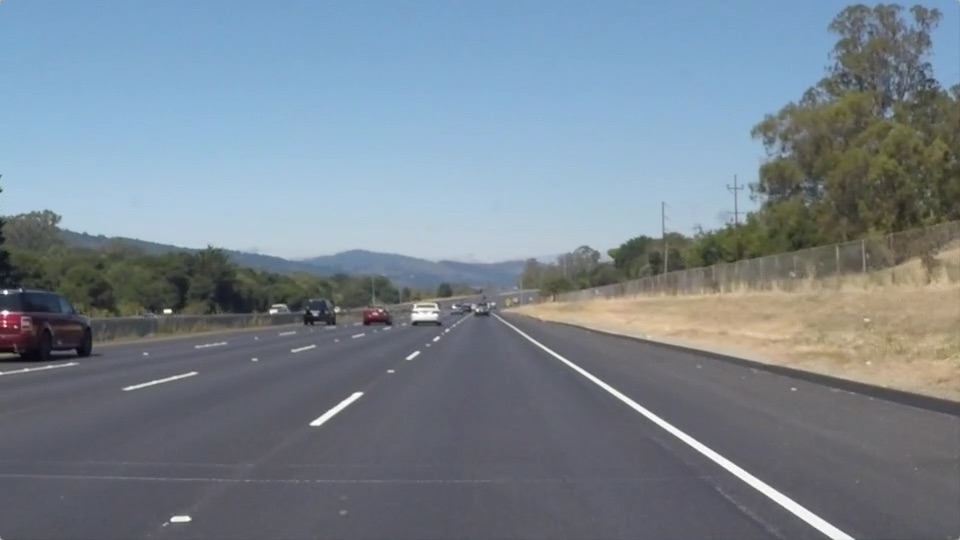
#> input picture Test/solidWhiteRight.jpg, 960 x 540 px, found by its file name
$ jupyter execute 09_LaneLine.ipynb   (shell and % lines are left out)
#> lines starting #> are read from the running program, lines starting #| are printed output that depends on the picture; after the words box and inside, x2 and y2 are one past the last pixel; in counts of white or black regions, pixels touching at a corner belong together
<a href="https://colab.research.google.com/github/shreyasss12/Lane_LineDetection/blob/main/09_LaneLine.ipynb" target="_parent"></a>

[cell 1]
#importing some useful packages
import matplotlib.pyplot as plt
import matplotlib.image as mpimg
import numpy as np
import cv2

[cell 2]
#reading in an image
image = mpimg.imread('/content/sample_data/solidWhiteRight.jpg')
#> image is the input picture: shape (540, 960, 3); mean R, G, B 120.3, 132.6, 143.7

plt.imshow(image)

[cell 3]
def grayscale(img):
    return cv2.cvtColor(img, cv2.COLOR_RGB2GRAY)

def canny(img, low_threshold, high_threshold):
   #Applies the Canny transform --> it detects and marks the edges of the picture
    return cv2.Canny(img, low_threshold, high_threshold)

def gaussian_blur(img, kernel_size):
    #Applies a Gaussian Noise kernel ---> it reduces the noise and smoothens the image
    return cv2.GaussianBlur(img, (kernel_size, kernel_size), 0)

def region_of_interest(img, vertices):
    #---> it helps to focus on specific part only
    #defining a blank mask to start with
    mask = np.zeros_like(img)

    #defining a 3 channel or 1 channel color to fill the mask with depending on the input image
    #---> checks whether img is color or greyscaled
    if len(img.shape) > 2:
        channel_count = img.shape[2]
        ignore_mask_color = (255,) * channel_count
    else:
        ignore_mask_color = 255

    #--->filling pixels inside the polygon defined by "vertices" with the fill color(white)
    cv2.fillPoly(mask, vertices, ignore_mask_color)

    #returning the image only where mask pixels are nonzero
    #--->the code is creating a new picture (called masked_image) by only keeping the parts of the original picture that line up with the holes in the mask
    masked_image = cv2.bitwise_and(img, mask)
    return masked_image

#so this img draw lines of color and thickness of choice (x1, y1)--> start , (x2, y2)--->end
def draw_lines(img, lines, color=[0, 0, 255], thickness=10):
    for line in lines:
        for x1,y1,x2,y2 in line:
            cv2.line(img, (x1, y1), (x2, y2), color, thickness)
#--->this is used to check whether they lean left or right
def slope_lines(image,lines):

    img = image.copy()
    poly_vertices = []
    order = [0,1,3,2]

    left_lines = []
    right_lines = []
    for line in lines:
        for x1,y1,x2,y2 in line:

            if x1 == x2:
                pass #--->Vertical Lines
            else:
                m = (y2 - y1) / (x2 - x1)
                c = y1 - m * x1

                if m < 0:
                    left_lines.append((m,c))
                elif m >= 0:
                    right_lines.append((m,c))

    left_line = np.mean(left_lines, axis=0)
    right_line = np.mean(right_lines, axis=0)


    for slope, intercept in [left_line, right_line]:

        #--->getting complete height of image in y1
        rows, cols = image.shape[:2]
        y1= int(rows) #image.shape[0]

        #--->taking y2 upto 60% of actual height or 60% of y1
        y2= int(rows*0.6)

        #--->finds the lanes and draw lines on them
        x1=int((y1-intercept)/slope)
        x2=int((y2-intercept)/slope)
        poly_vertices.append((x1, y1))
        poly_vertices.append((x2, y2))
        draw_lines(img, np.array([[[x1,y1,x2,y2]]]))

    #--->highlight the lanes
    poly_vertices = [poly_vertices[i] for i in order]
    cv2.fillPoly(img, pts = np.array([poly_vertices],'int32'), color = (0,255,0))
    return cv2.addWeighted(image,0.7,img,0.4,0.)

#--->find out lanes in the image and redraw then on other screen
def hough_lines(img, rho, theta, threshold, min_line_len, max_line_gap):

    lines = cv2.HoughLinesP(img, rho, theta, threshold, np.array([]), minLineLength=min_line_len, maxLineGap=max_line_gap)
    line_img = np.zeros((img.shape[0], img.shape[1], 3), dtype=np.uint8)
    line_img = slope_lines(line_img,lines)
    return line_img

#--->combine image
def weighted_img(img, initial_img, α=0.1, β=1., γ=0.):
  return cv2.addWeighted(initial_img, α, img, β, γ)

def lane_finding_pipeline(image):
    gray_img = grayscale(image)
    blurred_img = gaussian_blur(gray_img, kernel_size=5)
    edges = canny(blurred_img, low_threshold=50, high_threshold=150)
#> in canny, `return cv2.Canny(img, low_threshold, high_threshold)`:
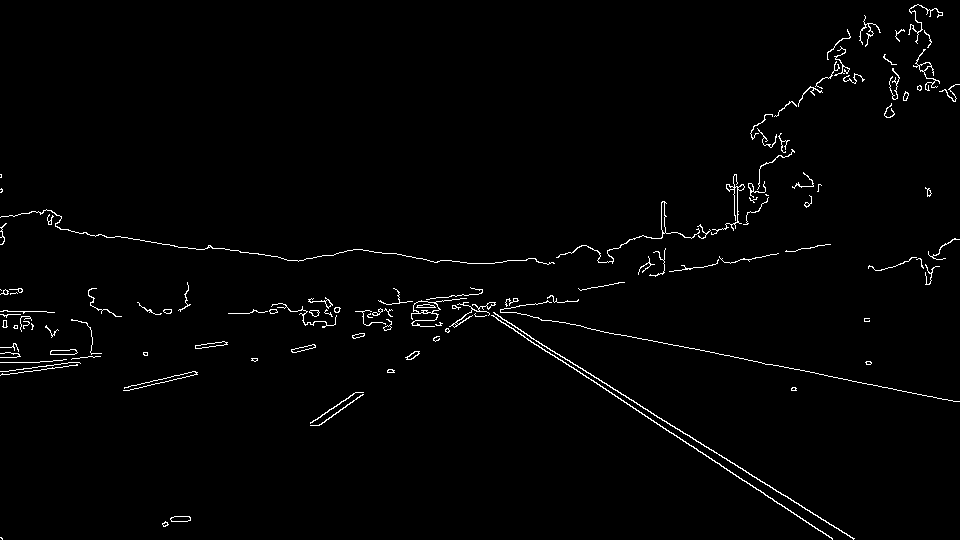
#> returned value: shape (540, 960); 1.5% white in thin lines or dots
    imshape = image.shape
    vertices = np.array([[(50, imshape[0]), (450, 320), (520, 320), (imshape[1] - 50, imshape[0])]], dtype=np.int32)
    masked_edges = region_of_interest(edges, vertices)
    houghed_lines = hough_lines(masked_edges, rho=1, theta=np.pi/180, threshold=30, min_line_len=100, max_line_gap=160)
    result = weighted_img(houghed_lines, image)
    return result

# Load an image for testing
image_path = '/content/sample_data/solidWhiteRight.jpg'
image = mpimg.imread(image_path)

# Process the image and display the result
processed_image = lane_finding_pipeline(image)
#> in region_of_interest, `cv2.fillPoly(mask, vertices, ignore_mask_color)`:
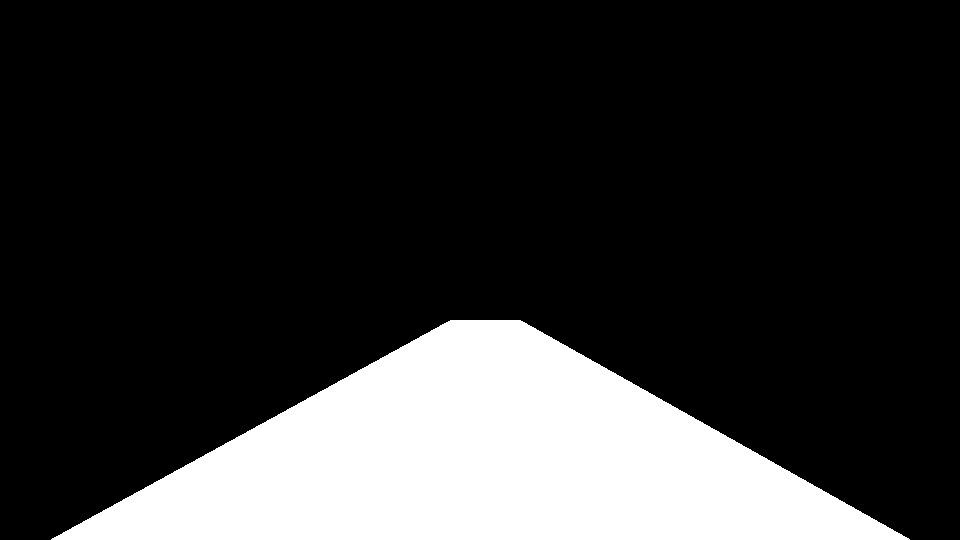
#> mask: shape (540, 960); 19.8% white; 1 white region, box (x1, y1, x2, y2) and area: (51, 320, 910, 540) 102475
#> in region_of_interest, `masked_image = cv2.bitwise_and(img, mask)`:
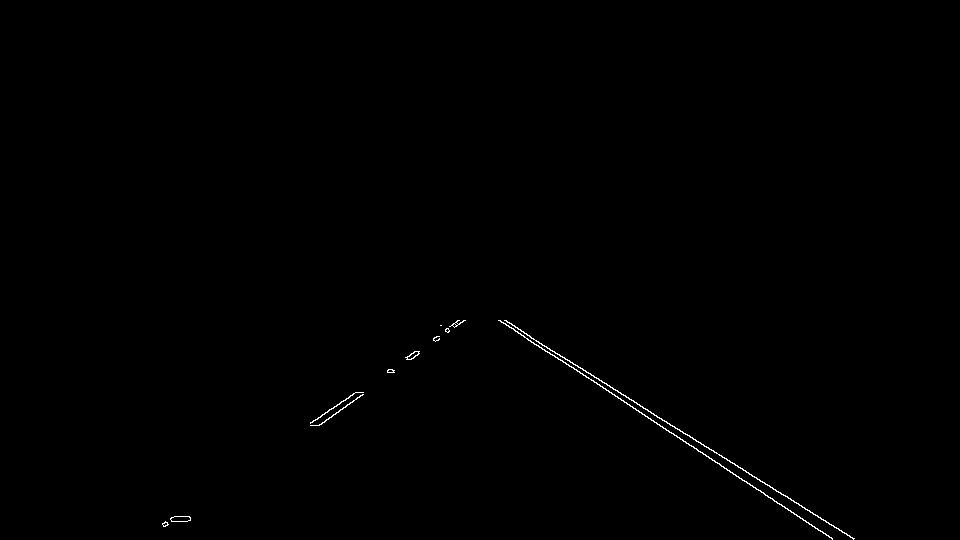
#> masked_image: shape (540, 960); 0.29% white in thin lines or dots, all inside (x1, y1, x2, y2) = (162, 320, 855, 540)
#> in hough_lines, `lines = cv2.HoughLinesP(img, rho, theta, threshold, np.array([]), minL..`: lines = [[498, 320, 831, 537], [504, 320, 853, 538], [500, 320, 650, 418], [187, 521, 464, 320], [164, 526, 459, 320], [163, 526, 457, 320], [666, 430, 831, 538]]
#> the loop in slope_lines, `for line in lines:` made 7 passes
#> after the loop in slope_lines, `for line in lines:`: left_lines = [(-0.726, 656.7), (-0.698, 640.5), (-0.701, 640.2)]; right_lines = [(0.652, -4.52), (0.625, 5.18), (0.653, -6.67), (0.655, -5.93)]
#> in slope_lines, `left_line = np.mean(left_lines, axis=0)`: left_line = [-0.708, 645.8]
#> in slope_lines, `right_line = np.mean(right_lines, axis=0)`: right_line = [0.646, -2.98]
#> the loop in slope_lines, `for slope, intercept in [left_line, right_line]:` made 2 passes
#> (slope, intercept, rows, cols, y1, y2, x1, x2) on passes 1 to 2: (-0.708, 645.8, 540, 960, 540, 324, 149, 454), (0.646, -2.98, 540, 960, 540, 324, 840, 506)
#> after the loop in slope_lines, `for slope, intercept in [left_line, right_line]:`:
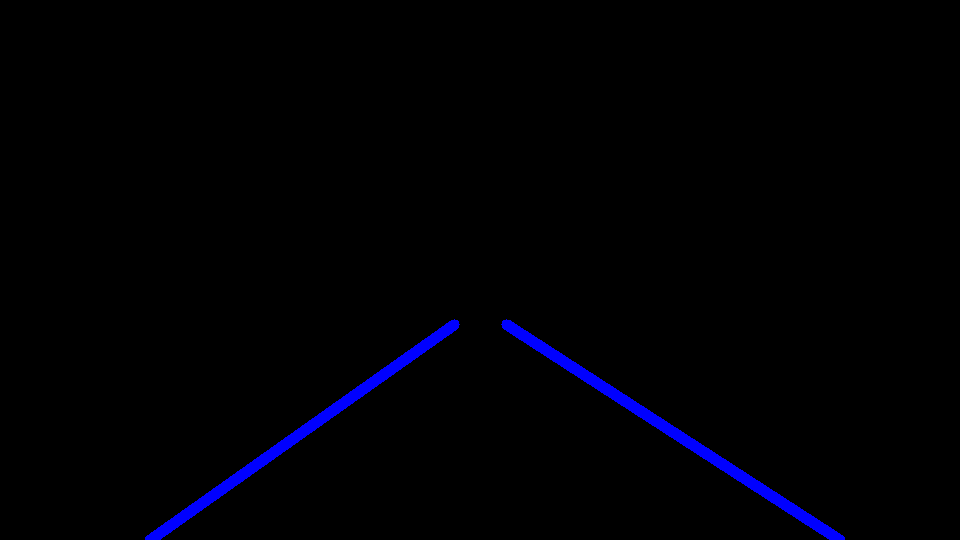
#> img: shape (540, 960, 3); mean of channels 0, 1, 2 0, 0, 4.2; drawn as R, G, B
#> after the loop in slope_lines, `for slope, intercept in [left_line, right_line]:`: poly_vertices = [(149, 540), (454, 324), (840, 540), (506, 324)]
#> in slope_lines, `poly_vertices = [poly_vertices[i] for i in order]`: poly_vertices = [(149, 540), (454, 324), (506, 324), (840, 540)]
#> in slope_lines, `cv2.fillPoly(img, pts = np.array([poly_vertices],'int32'), color = (0,..`:
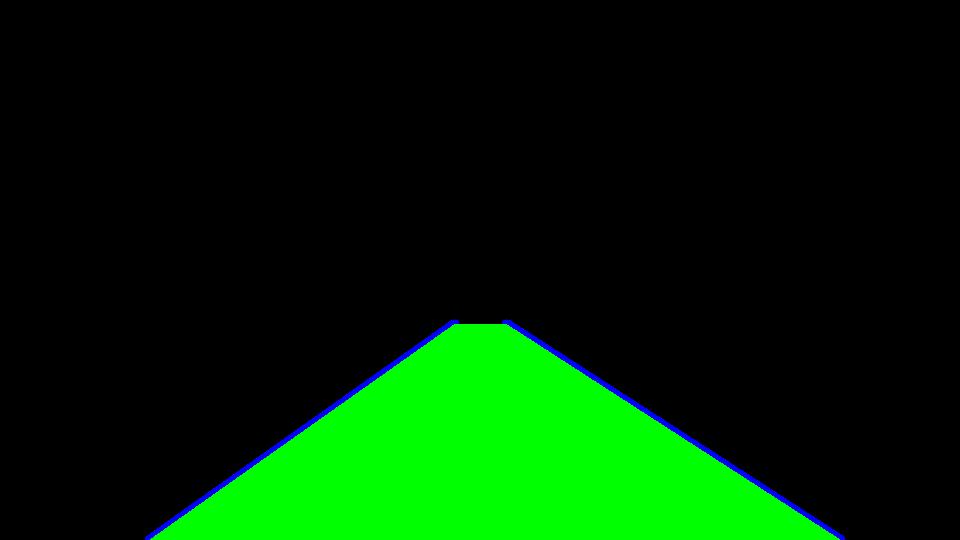
#> img: shape (540, 960, 3); 15.5% of pixels changed, all inside (x1, y1, x2, y2) = (150, 324, 840, 540); drawn as R, G, B
#> in slope_lines, `return cv2.addWeighted(image,0.7,img,0.4,0.)`:
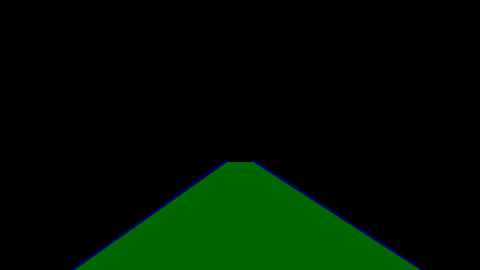
#> returned value: shape (540, 960, 3) (shown at 1/2 size); mean of channels 0, 1, 2 0, 15.8, 0.8; drawn as R, G, B
#> in weighted_img, `return cv2.addWeighted(initial_img, α, img, β, γ)`:
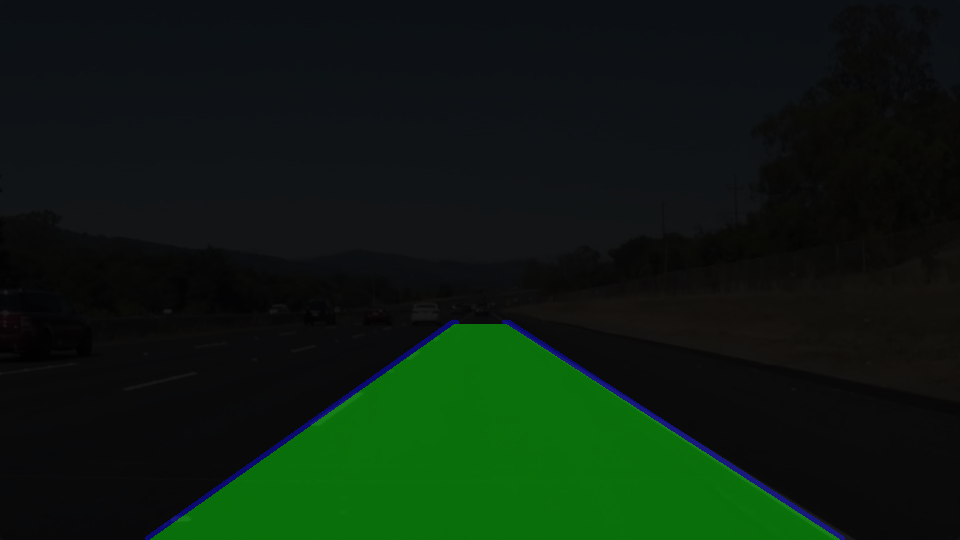
#> returned value: shape (540, 960, 3); mean of channels 0, 1, 2 12, 29.1, 15.1; drawn as R, G, B
plt.imshow(processed_image)
plt.show()

$ run again, with Test/solidWhiteCurve.jpg copied over Test/solidWhiteRight.jpg
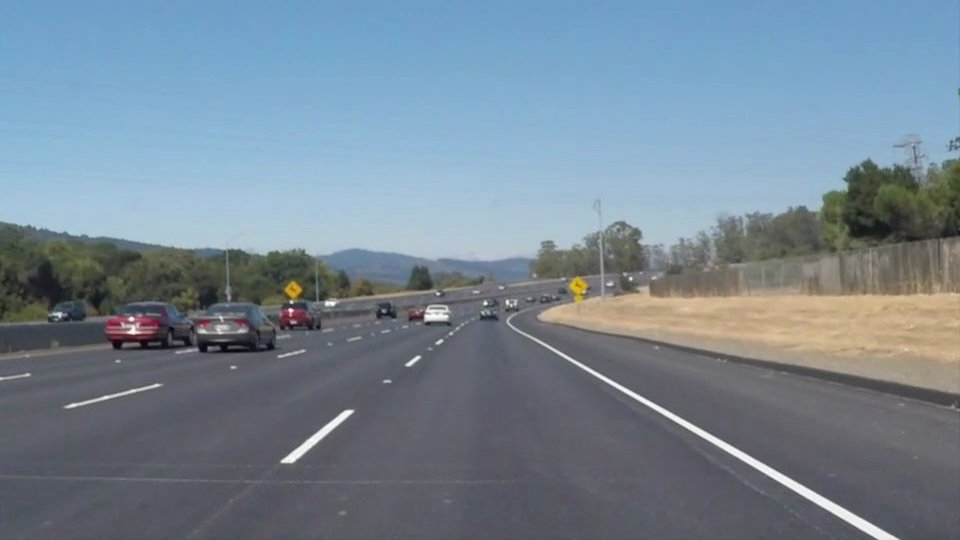
#> input picture Test/solidWhiteCurve.jpg, 960 x 540 px, found by its file name
#> image is the input picture: shape (540, 960, 3); mean R, G, B 118.5, 134.5, 148.1
#> mask: shape (540, 960); 19.8% white; 1 white region, box (x1, y1, x2, y2) and area: (51, 320, 910, 540) 102475
#> masked_image: shape (540, 960); 0.31% white in thin lines or dots, all inside (x1, y1, x2, y2) = (280, 320, 899, 540)
#> lines = [[506, 321, 898, 538], [497, 320, 876, 539], [506, 323, 872, 535], [280, 460, 460, 324], [290, 463, 463, 323], [308, 438, 461, 322], [507, 325, 877, 538], [330, 430, 468, 322]]
#> the loop in slope_lines, `for line in lines:` made 8 passes
#> after the loop in slope_lines, `for line in lines:`: left_lines = [(-0.756, 671.6), (-0.809, 697.7), (-0.758, 671.5), (-0.783, 688.3)]; right_lines = [(0.554, 40.89), (0.578, 32.82), (0.579, 29.91), (0.576, 33.13)]
#> left_line = [-0.776, 682.3]
#> right_line = [0.572, 34.19]
#> the loop in slope_lines, `for slope, intercept in [left_line, right_line]:` made 2 passes
#> (slope, intercept, rows, cols, y1, y2, x1, x2) on passes 1 to 2: (-0.776, 682.3, 540, 960, 540, 324, 183, 461), (0.572, 34.19, 540, 960, 540, 324, 884, 507)
#> after the loop in slope_lines, `for slope, intercept in [left_line, right_line]:`:
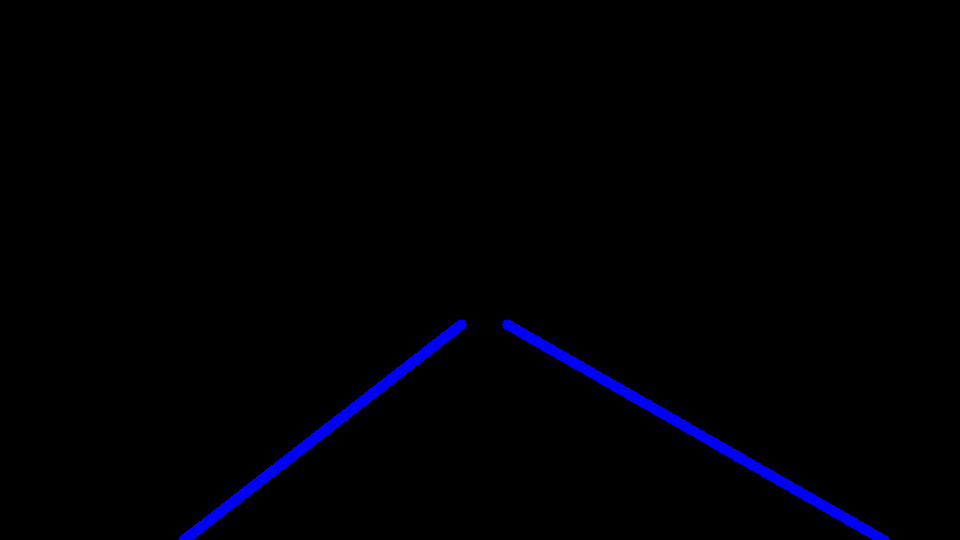
#> img: shape (540, 960, 3); mean of channels 0, 1, 2 0, 0, 4.1; drawn as R, G, B
#> after the loop in slope_lines, `for slope, intercept in [left_line, right_line]:`: poly_vertices = [(183, 540), (461, 324), (884, 540), (507, 324)]
#> in slope_lines, `poly_vertices = [poly_vertices[i] for i in order]`: poly_vertices = [(183, 540), (461, 324), (507, 324), (884, 540)]
#> in weighted_img, `return cv2.addWeighted(initial_img, α, img, β, γ)`:
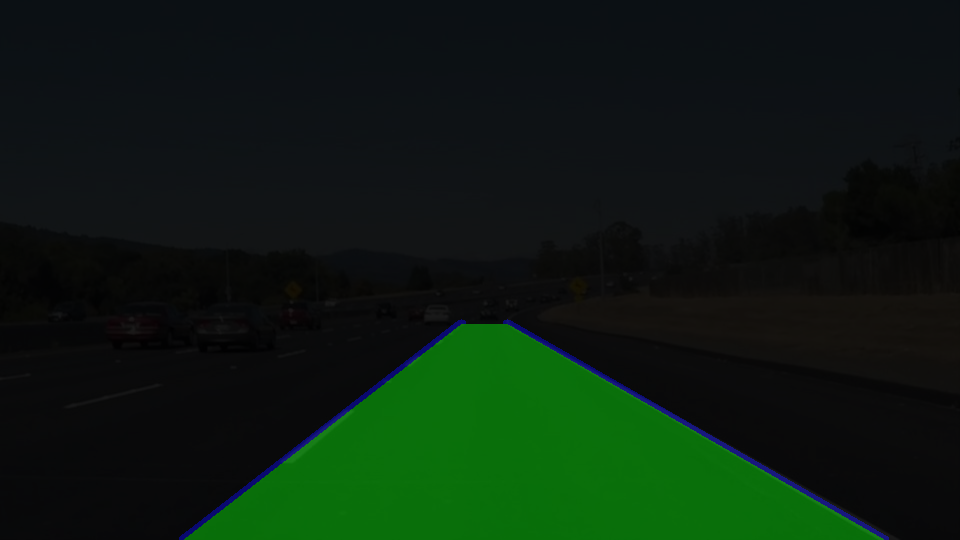
#> returned value: shape (540, 960, 3); mean of channels 0, 1, 2 11.9, 29.4, 15.5; drawn as R, G, B
